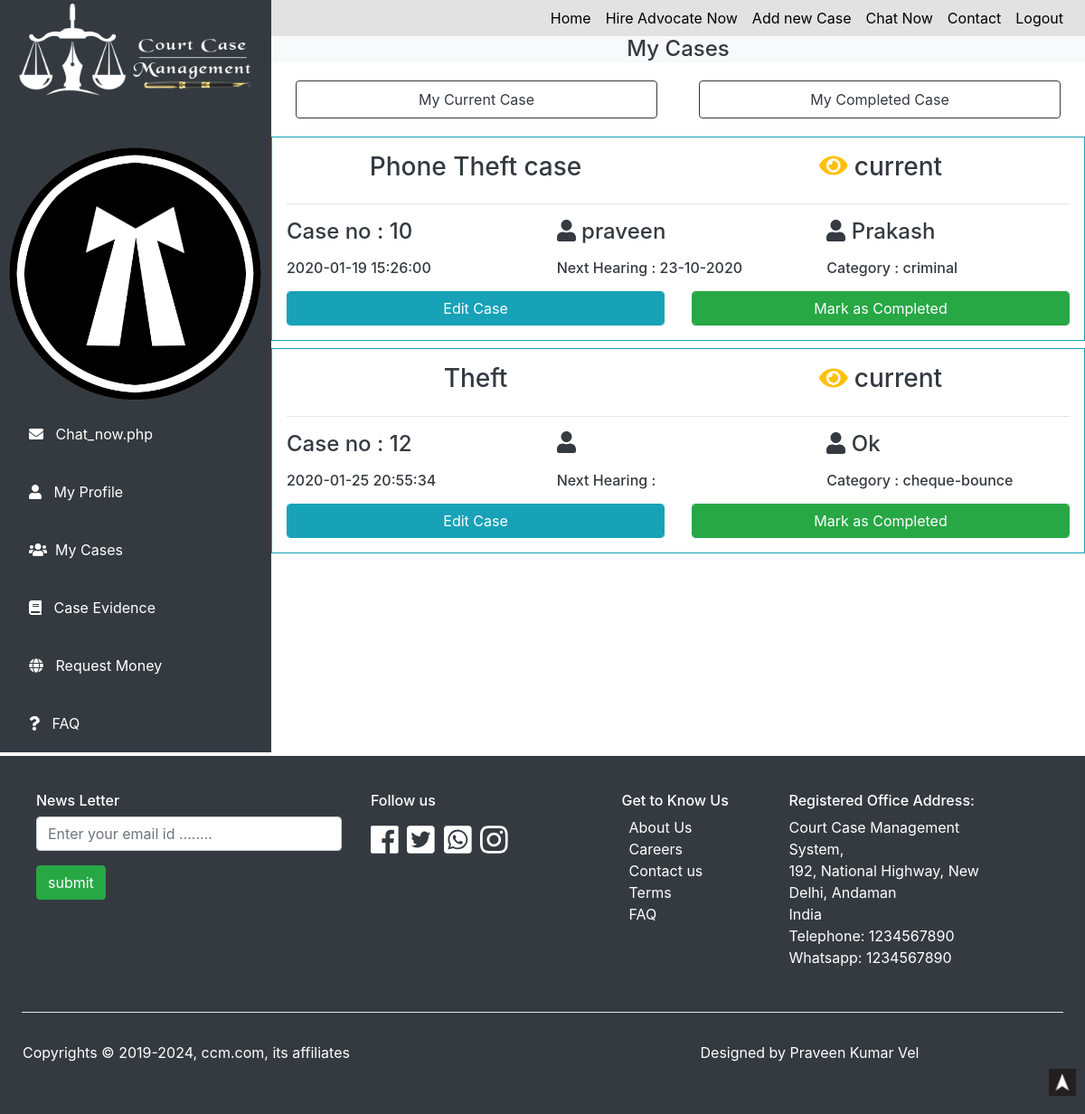
Screenshot of /court/lawyer_my_case.php (signed in) with the database file from the repository.
### tables this page shows
CREATE TABLE `case_detail` (
  `case_no` int(11) NOT NULL,
  `case_cnr_number` text NOT NULL,
  `case_court_order_number` text NOT NULL,
  `court_name` text NOT NULL,
  `court_location` text NOT NULL,
  `case_client_email` text NOT NULL,
  `case_client_name` text NOT NULL,
  `case_advocate_name` text NOT NULL,
  `case_advocate_id` text NOT NULL,
  `case_advocate_email` text NOT NULL,
  `case_title` text NOT NULL,
  `case_acquest_first_name` text NOT NULL,
  `case_acquest_second_name` text NOT NULL,
  `case_acquest_address` text NOT NULL,
  `case_category` text NOT NULL,
  `case_acquest_mobile` text NOT NULL,
  `case_acquest_email` text NOT NULL,
  `case_status` text NOT NULL,
  `case_date_time` datetime NOT NULL,
  `case_next_hearing` text NOT NULL,
  `affiduvit` text NOT NULL,
  `bail` varchar(255) NOT NULL,
  `fir_number` text NOT NULL,
  `charge_sheet` text NOT NULL,
  `advocate_names` text NOT NULL,
  `judgement` text NOT NULL
);

### court/lawyer_my_case.php (the view, shortened to what this page needs)
<?php
include("functions.php");
?>
<!DOCTYPE html>
<html lang="en">
<head>
    <link rel="stylesheet" type="text/css" href="css/style.css">
    <link rel=stylesheet href=css/aos.css />
    <link rel="stylesheet" href="https://maxcdn.bootstrapcdn.com/bootstrap/4.0.0/css/bootstrap.min.css">
	<link rel="stylesheet" href="https://cdnjs.cloudflare.com/ajax/libs/font-awesome/4.7.0/css/font-awesome.min.css">
    <link rel="stylesheet" href="https://cdnjs.cloudflare.com/ajax/libs/animate.css/3.7.2/animate.min.css">
</head>
<body>
    <center>
<div id="dashboardfull" class="bg-white row">
    <div id="sidebar" class="sidenav bg-dark">
            <img src="images/logo.png" alt="">
            <img src="images/advocate_icon.png" style="padding:0px;margin:0px;" alt="">
            <a href="lawyer_chat_now.php"><i class="fa fa-envelope"> </i>&nbsp;&nbsp; Chat_now.php </a>
            <a href="user_profile.php"><i class="fa fa-user">  </i> &nbsp;&nbsp;My Profile</a>
            <a href="lawyer_my_case.php"><i class="fa fa-users">  </i >&nbsp;&nbsp;My Cases</a>
            <a href="lawyer_my_documents.php"><i class="fas fa-book">  </i> &nbsp;&nbsp;Case Evidence</a>
            <a href="request_money.php"><i class="fa fa-globe">  </i> &nbsp;&nbsp;Request Money</a>
            <a href="faq.php"> <i class="fa fa-question"> </i>&nbsp;&nbsp; FAQ</a>
    </div>
    <div id="dashboard">
    <div id="navbar" class="navbar navbar-expand-md navbar-light sticty-top">
        <div id="navbarRes" class="collapse navbar-collapse">
            <ul class="navbar-nav ml-auto">
               <center><li class="nav-item active"> <a href="user_dashboard.php" class="nav-link">Home</a> </li></center>
               <center><li class="nav-item active"> <a href="hire_lawer.php" class="nav-link">Hire Advocate Now</a> </li></center>
               <center><li class="nav-item active"> <a href="add_new_case.php" class="nav-link">Add new Case</a> </li></center>
               <center><li class="nav-item active"> <a href="chat_now.php" class="nav-link">Chat Now</a> </li></center>
               <center><li class="nav-item active"> <a href="contact.php" class="nav-link">Contact</a> </li></center>
               <center><li class="nav-item active"> <a href="logout.php" class="nav-link">Logout</a> </li></center>
            </ul>
        </div>
    </div>
    <div class="bg-light">
        <h4 class="text-dark">My Cases</h4>
    </div>
    <div class="container row p-1">
        <div class="col m-2 ">
        <a href="my_case.php" class='nav-link btn btn-outline-dark'>
            My Current Case
         </a>
        </div>
        <div class="col m-2 ">
        <a href="my_case_completed.php" class='nav-link btn btn-outline-dark'>
            My Completed Case
         </a>
        </div>
    </div>
<?php
if(isset($_SESSION["useremail"]))
{
    $session_email = $_SESSION["useremail"];
    $case_select = "SELECT * FROM `case_detail` WHERE `case_advocate_email`='$session_email' AND `case_status`='current'";
    $case_result = mysqli_query($con,$case_select);
    while($fetch_case=mysqli_fetch_assoc($case_result))
    {
        $case_no = $fetch_case["case_no"];
        $case_title = $fetch_case["case_title"];
        $case_client_name = $fetch_case["case_client_name"];
        $case_acquest_first_name = $fetch_case["case_acquest_first_name"];
        $case_category = $fetch_case["case_category"];
        $case_date_time = $fetch_case["case_date_time"];
        $case_next_hearing = $fetch_case["case_next_hearing"];
        $case_status = $fetch_case["case_status"];
        ?>
    <div class="container border border-info p-3 mt-2">
        <div class="row">
            <div class="col-md">
                <h3 class="text-dark text-left text-md-center"><?php echo $case_title ; ?></h3>
            </div>
            <div class="col-md">
                <h3 class="text-dark text-center "> <i class="fas fa-eye text-warning"></i> <?php echo $case_status ; ?></h3>
            </div>
        </div>
        <hr>
        <div class="row">
            <div class="col-md text-left">
                <h4 class="text-dark">Case no : <?php echo $case_no ; ?></h4>
            </div>
            <div class="col-md text-left">
                <h4 class="text-dark"> <i class="fa fa-user" aria-hidden="true"></i>   <?php echo $case_client_name ; ?> </h4>
            </div>
            <div class="col-md text-left">
            <h4 class="text-dark">  <i class="fa fa-user" aria-hidden="true"></i> <?php echo $case_acquest_first_name ; ?></h4>
            </div>
        </div>
        <div class="row mt-2 mb-2">
            <div class="col-md text-left">
               <h6 class="text-dark"> <?php echo $case_date_time ; ?> </h6>
            </div>
            <div class="col-md text-left">
                <h6 class="text-dark"> Next Hearing  : <?php echo $case_next_hearing ; ?> </h6>
            </div>
            <div class="col-md text-left">
            <h6 class="text-dark"> Category : <?php echo $case_category ; ?> </h6>
            </div>
        </div>
        <div class="row">
            <div class="col-md text-left">
                <a href="edit_my_case.php?case_no=<?php echo $case_no; ?>" class="btn btn-info form-control">Edit Case</a>
            </div>
            <div class="col-md text-left">
                <form action="" method="post">
                    <input type="submit" value="Mark as Completed" class="btn btn-success form-control" name='complete_btn'>
                </form>
            </div>
        </div>
    </div>
<?php
}
}
?>    </div>    </div>
</center>
<div id=footer class="mt-1 p-4 bg-dark text-white col">
<div class="row container">
<div id class="col-xl-4 col-lg-6 col-md-8 col-sm-10 p-3">
<h6 class=text-white>News Letter</h6>
<form action=subscribe_email.php method=post class=form-group>
<input type=email name=emailnews required class="form-control mt-2" placeholder="Enter your email id ........" id>
<input type=submit name=submitnews value=submit class="btn btn-success mt-3"> <br> <br>
</form>
</div>
<div id class="col-xl-3 col-lg-6 col-md-8 col-sm-10 p-3">
<h6 class=text-white>Follow us </h6>
<div id=social>
<a target=_block class=text-white href=#> <i class="fab fa-facebook"></i></a>
<a target=_block class=text-white href=#> <i class="fab fa-twitter-square"></i></a>
<a target=_block class=text-white href=#> <i class="fab fa-whatsapp-square"></i></a>
<a target=_block class=text-white href=#> <i class="fab fa-instagram"></i></a><span></div>
</div>
<div id class="col-xl-2 col-lg-6 col-md-8 col-sm-10 p-3">
<h6 class=text-white> Get to Know Us </h6>
<div class=ml-2>
<a target=_block href=about.php class=text-white>About Us </a> <br>
<a target=_block href=career.php class=text-white>Careers</a> <br>
<a target=_block href=contact.php class=text-white>Contact us</a> <br>
<a target=_block href=tems_conditions.php class=text-white>Terms</a> <br>
<a target=_block href=faq.php class=text-white>FAQ</a> <br>
</div>
</div>
<div id class="col-xl-3 col-lg-6 col-md-8 col-sm-10 p-3">
<h6 class=text-white>Registered Office Address: </h6>
<p class=text-white>
Court Case Management System,<br>
</b> 192, National Highway,
New Delhi, Andaman<br>
India<br>
Telephone: 1234567890<br/>
Whatsapp: 1234567890
</p>
</div>
</div>
<hr class=bg-white>
<div class=row>
<div id class="col-md p-3">
<p> Copyrights &copy; 2019-<?php echo date("Y") ?>, ccm.com, its affiliates</p>
</div>
<div id class="col-md p-3 text-center">
<p> Designed by Praveen Kumar Vel</p>
</div>
</div>
</div>
</body>
</html>
<div id=topbtn>
<a href=#header> <img src=images/top.png alt=topicon></a>
</div>

### court/css/style.css (style rules this page uses)
* { margin: 0px; padding: 0px; }
#topbtn { height: 30px; width: 30px; bottom: 20px; right: 10px; background-color: pink; position: fixed; }
#topbtn img { height: 100%; width: 100%; object-fit: cover; }
#navbar { background-color: #e2e2e2; }
#navbar a { color: #000 !important; }
.navbar { height: 40px; width: 100%; }
.navbar ul li a { transition: 1s; color: #fff !important; }
#social { font-size: 35px; }
#dashboardfull { width: 100%; height: auto; background: #000; }
#sidebar { width: 13%; background: #000; height: 100%; }
#dashboard { width: 87%; background: #fff; height: 100%; }
#sidebar a { width: 100%; }
.sidenav a { padding: 8px 8px 8px 32px; text-decoration: none; font-size: 16px; color: #ffffff; display: block; transition: 0.3s; padding-top: 20px; padding-bottom: 20px; text-align: left; }
#sidebar img { width: 100%; margin-bottom: 50px; }
@media screen and (min-width:769px) and (max-width:1200px) { #sidebar { width: 25%; background: #000; height: 100%; } }
@media screen and (min-width:769px) and (max-width:1200px) { #dashboard { width: 75%; background: #fff; height: 100%; } }

### rows the page displays
case_detail: case_title "Phone Theft case", case_status "current", case_no "10", case_client_name "praveen", case_acquest_first_name "Prakash", case_date_time "2020-01-19 15:26:00", case_next_hearing "23-10-2020", case_category "criminal"
case_detail: case_title "Theft", case_status "current", case_no "12", case_acquest_first_name "Ok", case_date_time "2020-01-25 20:55:34", case_category "cheque-bounce"
